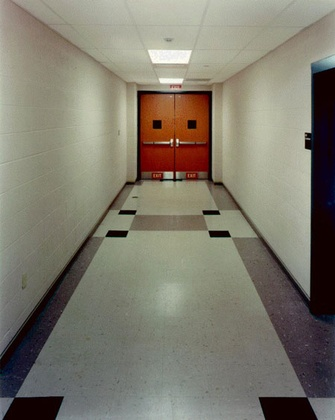
%> input picture assgn1/data/img03.jpg, 335 x 420 px, shrunk from 450 x 565 before the run, given in place of fruitbowl.png, which was not available
$ octave q1_5.m   (GNU Octave 9; MATLAB toolbox functions it lacks are replaced by stand-ins)
%> lines starting %> are read from the running program, lines starting %| are printed output that depends on the picture; pictures that were not available may be replaced by others from this repository, and a replacement may not be noted
### assgn4/matlab/makeLambertian.m
function imout=makeLambertian(im, s)
[h, w, ~] = size(im);
im = reshape(im, [], 3);
im = im2double(im);

imout = vecnorm(im * null(s), 2, 2);

imout = reshape(imout, h, w);
end

### assgn4/matlab/q1_5.m
im = imread('../data/fruitbowl.png');
%> im is the input picture: size 420x335x3 uint8; mean R, G, B 126.5, 122.4, 109.2
s = [0.6257, 0.5678 0.5349];

imout = makeLambertian(im, s);
%> in makeLambertian, `imout = reshape(imout, h, w);`:
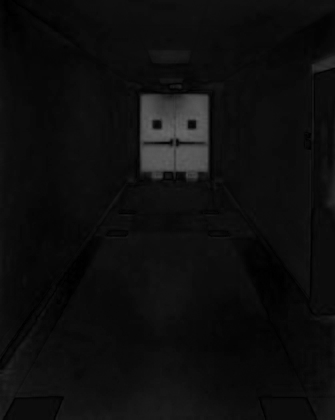
%> imout: size 420x335 double; min 0.000295, max 0.399, mean 0.0571

imwrite(imout ./ max(imout(:)), '../results/q1_5.jpg');
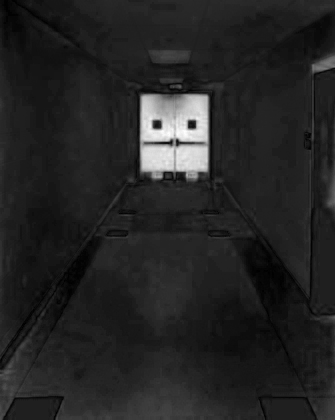
%> saved as q1_5.jpg: size 420x335 uint8; min 0, max 255, mean 36.5

$ run again, on assgn1/data/img04.jpg
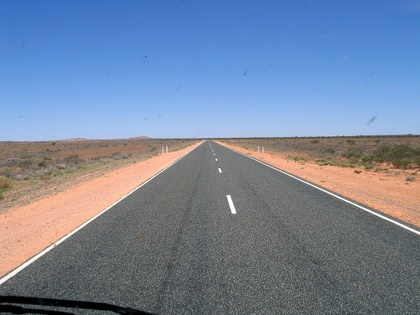
%> input picture assgn1/data/img04.jpg, 420 x 315 px, shrunk from 512 x 384 before the run, given in place of fruitbowl.png, which was not available
%> im is the input picture: size 315x420x3 uint8; mean R, G, B 118.7, 133.1, 156.6
%> in makeLambertian, `imout = reshape(imout, h, w);`:
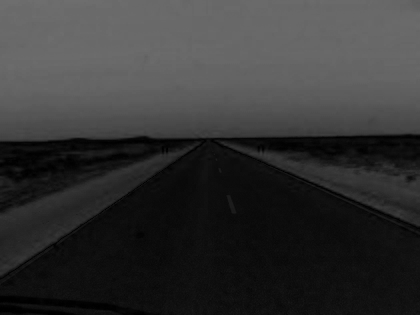
%> imout: size 315x420 double; min 0, max 0.436, mean 0.206
%> `imwrite(imout ./ max(imout(:)), '../results/q1_5.jpg');`:
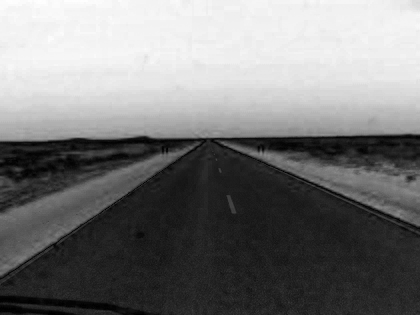
%> saved as q1_5.jpg: size 315x420 uint8; min 0, max 255, mean 120.6

$ run again, on assgn1/data/img05.jpg
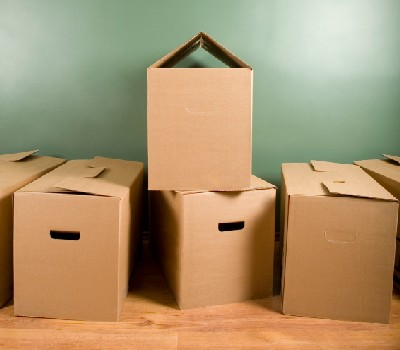
%> input picture assgn1/data/img05.jpg, 400 x 350 px, given in place of fruitbowl.png, which was not available
%> im is the input picture: size 350x400x3 uint8; mean R, G, B 171.7, 147.3, 110
%> in makeLambertian, `imout = reshape(imout, h, w);`:
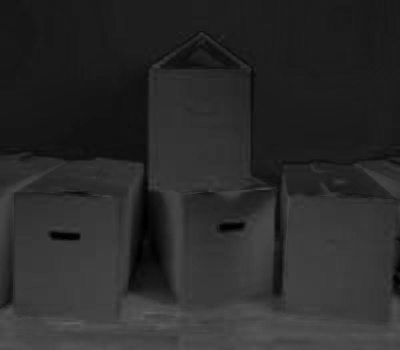
%> imout: size 350x400 double; min 0, max 0.381, mean 0.169
%> `imwrite(imout ./ max(imout(:)), '../results/q1_5.jpg');`:
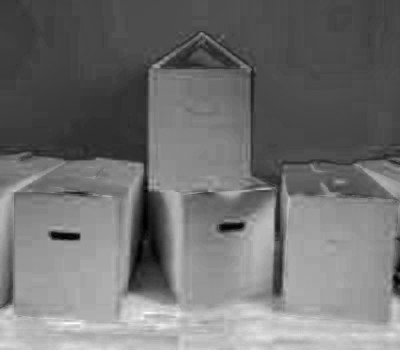
%> saved as q1_5.jpg: size 350x400 uint8; min 0, max 255, mean 113.3
